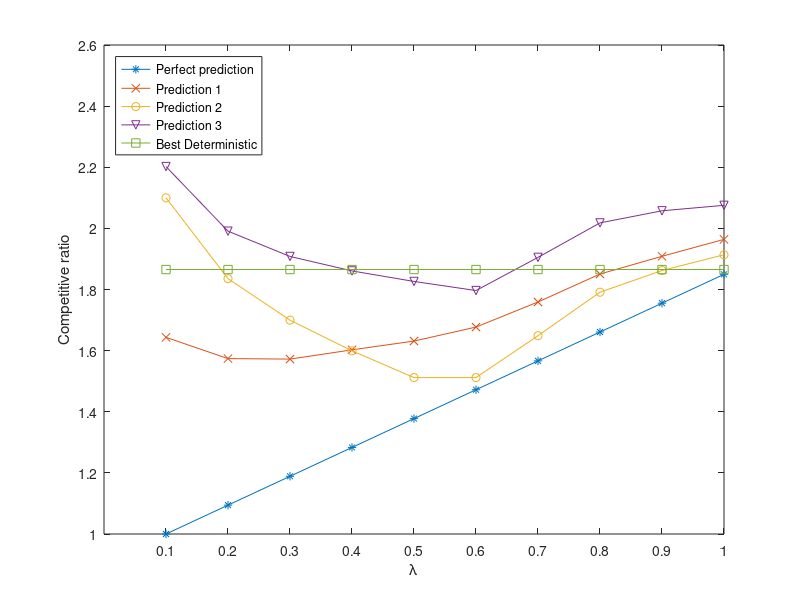

Here is the MATLAB script that generated this plot:

r1=1;
b1=15;
r2=1.5;
b2=10;
x1 = [ones(1,389), ones(1,404)*2, ones(1,409)*3, ones(1,412)*4, ones(1,414)*5, ones(1,415)*6, ones(1,419)*7, ones(1,421)*8, ones(1,423)*9, ones(1,424)*10, ones(1,425)*11, ones(1,426)*12, ones(1,430)*13, ones(1,431)*14, ones(1,432)*15, ones(1,437)*16, ones(1,440)*17, ones(1,442)*18, ones(1,446)*19, ones(1,447)*20, ones(1,448)*21, ones(1,458)*22, ones(1,608)*24];

for i=1:10
    lumda(i) = i/10;
end

 
for j=1:10
for i=1:10000
y(i) = x1(i);
if y(i)>=b2
    if x1(i)>=b2
        cr(i) = ((ceil(lumda(j)*b2)-1)*r2 +b2)/b2;
    else if x1(i)<=ceil(lumda(j)*b2)-1
            cr(i) = r2;
        else
            cr(i) = ((ceil(lumda(j)*b2)-1)*r2+b2)/x1(i);
        end
    end
else if x1(i)>=ceil(b1/lumda(j))
        cr(i) = (ceil(b1/lumda(j))-1+b1)/b2;
    else if x1(i)>=b2
        cr(i) = x1(i)/b2;
        else cr(i)=1; 
        end
    end
end
end
crm(j)=sum(cr)/10000;
end
plot(crm, '-*');
hold on
for j=1:10
for i=1:10000
p=randi([1,10000]);
if p <= 361
    y(i)=1;
else
    if p<=749
        y(i)=2;
    else
        if p<=1139
            y(i)=3;
        else
            if p<=1529
                y(i)=4;
            else
                if p<=1920
                    y(i)=5;
                else
                    if p<=2314
                        y(i)=6;
                    else
                        if p<=2709
                            y(i)=7;
                        else
                            if p<=3106
                                y(i)=8;
                            else
                                if p<=3507
                                    y(i)=9;
                                else
                                    if p<=3911
                                        y(i)=10;
                                    else
                                        if p<=4319
                                            y(i)=11;
                                        else
                                            if p<=4729
                                                y(i)=12;
                                            else
                                                if p<=5139
                                                    y(i)=13;
                                                else
                                                    if p<=5549
                                                        y(i)=14;
                                                    else
                                                        if p<=5960
                                                            y(i)=15;
                                                        else
                                                            if p<=6384
                                                                y(i)=16;
                                                            else
                                                                if p<=6810
                                                                    y(i)=17;
                                                                else
                                                                    if p<=7238
                                                                        y(i)=18;
                                                                    else
                                                                        if p<=7670 
                                                                            y(i)=19;
                                                                        else
                                                                            if p<=8103
                                                                                y(i)=20;
                                                                            else
                                                                                if p<=8542
                                                                                    y(i)=21;
                                                                                else
                                                                                    if p<=9008
                                                                                        y(i)=22;
                                                                                    else
                                                                                        if p<=9490
                                                                                            y(i)=23;
                                                                                        else y(i)=24;
                                                                                        end
                                                                                    end
                                                                                end
                                                                            end
                                                                        end
                                                                    end
                                                                end
                                                            end
                                                        end
                                                    end
                                                end
                                            end
                                        end
                                    end
                                end
                            end
                        end
                    end
                end
            end
        end
    end
end


if y(i)>=b2
    if x1(i)>=b2
        cr(i) = ((ceil(lumda(j)*b2)-1)*r2 +b2)/b2;
    else if x1(i)<=ceil(lumda(j)*b2)-1
            cr(i) = r2;
        else
            cr(i) = ((ceil(lumda(j)*b2)-1)*r2+b2)/x1(i);
        end
    end
else if x1(i)>=ceil(b1/lumda(j))
        cr(i) = (ceil(b1/lumda(j))-1+b1)/b2;
    else if x1(i)>=b2
        cr(i) = x1(i)/b2;
        else cr(i)=1; 
        end
    end
end
end
crm(j)=sum(cr)/10000;
end
plot(crm, '-x');
hold on

for j=1:10
for i=1:10000
y(i) = (24-x1(i))/2;
if y(i)>=b2
    if x1(i)>=b2
        cr(i) = ((ceil(lumda(j)*b2)-1)*r2 +b2)/b2;
    else if x1(i)<=ceil(lumda(j)*b2)-1
            cr(i) = r2;
        else
            cr(i) = ((ceil(lumda(j)*b2)-1)*r2+b2)/x1(i);
        end
    end
else if x1(i)>=ceil(b1/lumda(j))
        cr(i) = (ceil(b1/lumda(j))-1+b1)/b2;
    else if x1(i)>=b2
        cr(i) = x1(i)/b2;
        else cr(i)=1; 
        end
    end
end
end
crm(j)=sum(cr)/10000;
end
plot(crm, '-o');


hold on

for j=1:10
for i=1:10000
if x1(i)<=10
    y(i)=24;
else
    y(i)=1;
end
if y(i)>=b2
    if x1(i)>=b2
        cr(i) = ((ceil(lumda(j)*b2)-1)*r2 +b2)/b2;
    else if x1(i)<=ceil(lumda(j)*b2)-1
            cr(i) = r2;
        else
            cr(i) = ((ceil(lumda(j)*b2)-1)*r2+b2)/x1(i);
        end
    end
else if x1(i)>=ceil(b1/lumda(j))
        cr(i) = (ceil(b1/lumda(j))-1+b1)/b2;
    else if x1(i)>=b2
        cr(i) = x1(i)/b2;
        else cr(i)=1; 
        end
    end
end
end
crm(j)=sum(cr)/10000;
end
plot(crm, '-v');

hold on
for j=1:10
for i=1:10000
    if x1(i)<=6
        cr(i)=1.5;
    else
        if x1(i)<=10
            cr(i)=(1.5*6+10)/x1(i);
        else
            cr(i)=(1.5*6+10)/10;
        end
    end
end
crm(j)=sum(cr)/10000;
end
plot(crm, '-s');

xlabel('\lambda');
ylabel('Competitive ratio');
legend('Perfect prediction','Prediction 1','Prediction 2','Prediction 3','Best Deterministic','Location','northwest');
set(gca,'XTick',[1 2 3 4 5 6 7 8 9 10]);
set(gca,'XTickLabel',[0.1 0.2 0.3 0.4 0.5 0.6 0.7 0.8 0.9 1]);
%The reason why we change the label is: in the code, we set \lumda to be
%an 1*10 matrix whose values are 0.1,0.2,...,1. 
%In the plot our output is a matrix so the x axis has to be 1 to 10. 
%The \lumda corresponding to that is 0.1 to 1.
